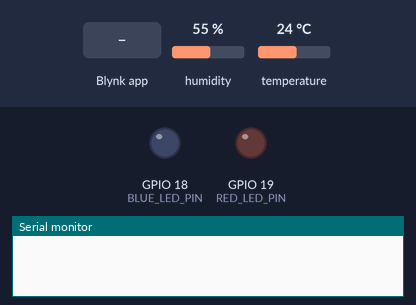
The sketch below on a simulated ESP32. Parts: output pins drawn as LEDs (lit = HIGH), the last lines printed to the serial monitor. The inputs (shaded band) are chosen by the test bench; at power-on: humidity 55 %, temperature 24 °C. WiFi joins after 1.5 s; servers stay silent unless stated.

Above: at 3.0 s.
3.1 s: Blynk app writes 200 to V2
At 4.3 s:
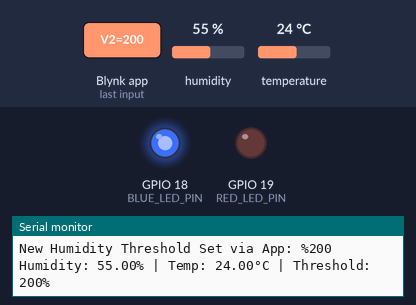
5.3 s: Blynk app writes 1 to V2
At 6.2 s:
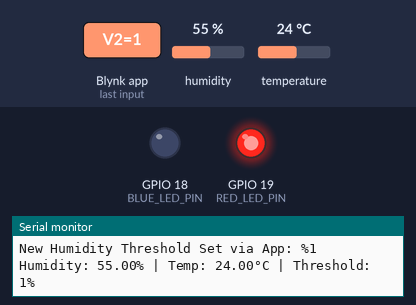
Timing chart, 0 to 8.3 s (numbered marks = the images above; inputs shaded):
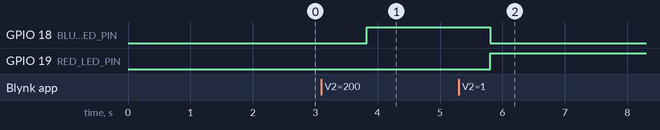

Measured:
- after the input at 3.1 s, GPIO 18 (BLUE_LED_PIN): LOW → HIGH after 0.73 s; GPIO 19 (RED_LED_PIN): stays LOW (without the input it goes to HIGH after 0.73 s)
- after the input at 5.3 s, GPIO 18 (BLUE_LED_PIN): HIGH → LOW after 0.50 s; GPIO 19 (RED_LED_PIN): LOW → HIGH after 0.50 s

The sketch:

esp32_SmartThermometer.ino
```cpp
#define BLYNK_TEMPLATE_ID "****************"
#define BLYNK_TEMPLATE_NAME "SmartThermometer"
#define BLYNK_AUTH_TOKEN "*****************"


#include <WiFi.h>
#include <WiFiClient.h>
#include <BlynkSimpleEsp32.h>
#include "DHT.h"

//network
char auth[] = BLYNK_AUTH_TOKEN;
char ssid[] = "*************";
char pass[] = "*********";

// Hardware Pin Definitions
#define DHTPIN 4           // DHT11 Data Pin connected to GPIO 4
#define DHTTYPE DHT11      // Sensor type
#define RED_LED_PIN 19     // Indicator for high humidity
#define BLUE_LED_PIN 18    // Indicator for normal humidity

DHT dht(DHTPIN, DHTTYPE);
BlynkTimer timer;

int humidityThreshold = 50;

// This function is called every time the Slider widget in the Blynk app (V2) is moved
BLYNK_WRITE(V2) {
  humidityThreshold = param.asInt(); // Assign slider value to threshold variable
  Serial.print("New Humidity Threshold Set via App: %");
  Serial.println(humidityThreshold);
}


void sendSensorData() {
  float h = dht.readHumidity();
  float t = dht.readTemperature();


  if (isnan(h) || isnan(t)) {
    Serial.println("Failed to read from DHT sensor!");
    return;
  }


  Blynk.virtualWrite(V0, t); // V0 for Temperature
  Blynk.virtualWrite(V1, h); // V1 for Humidity

  // LED Logic based on humidity threshold
  if(h >= humidityThreshold){
    digitalWrite(RED_LED_PIN, HIGH);  // Turn on Red LED
    digitalWrite(BLUE_LED_PIN, LOW);   // Turn off Blue LED
  } else {
    digitalWrite(RED_LED_PIN, LOW);   // Turn off Red LED
    digitalWrite(BLUE_LED_PIN, HIGH);  // Turn on Blue LED
  }


  Serial.print("Humidity: "); Serial.print(h); Serial.print("%");
  Serial.print(" | Temp: "); Serial.print(t); Serial.print("°C");
  Serial.print(" | Threshold: "); Serial.print(humidityThreshold); Serial.println("%");
}

void setup() {
  Serial.begin(115200);


  Blynk.begin(auth, ssid, pass);

  dht.begin();
  pinMode(RED_LED_PIN, OUTPUT);
  pinMode(BLUE_LED_PIN, OUTPUT);

  timer.setInterval(2000L, sendSensorData);
}

void loop() {
  Blynk.run();
  timer.run();
}
```
